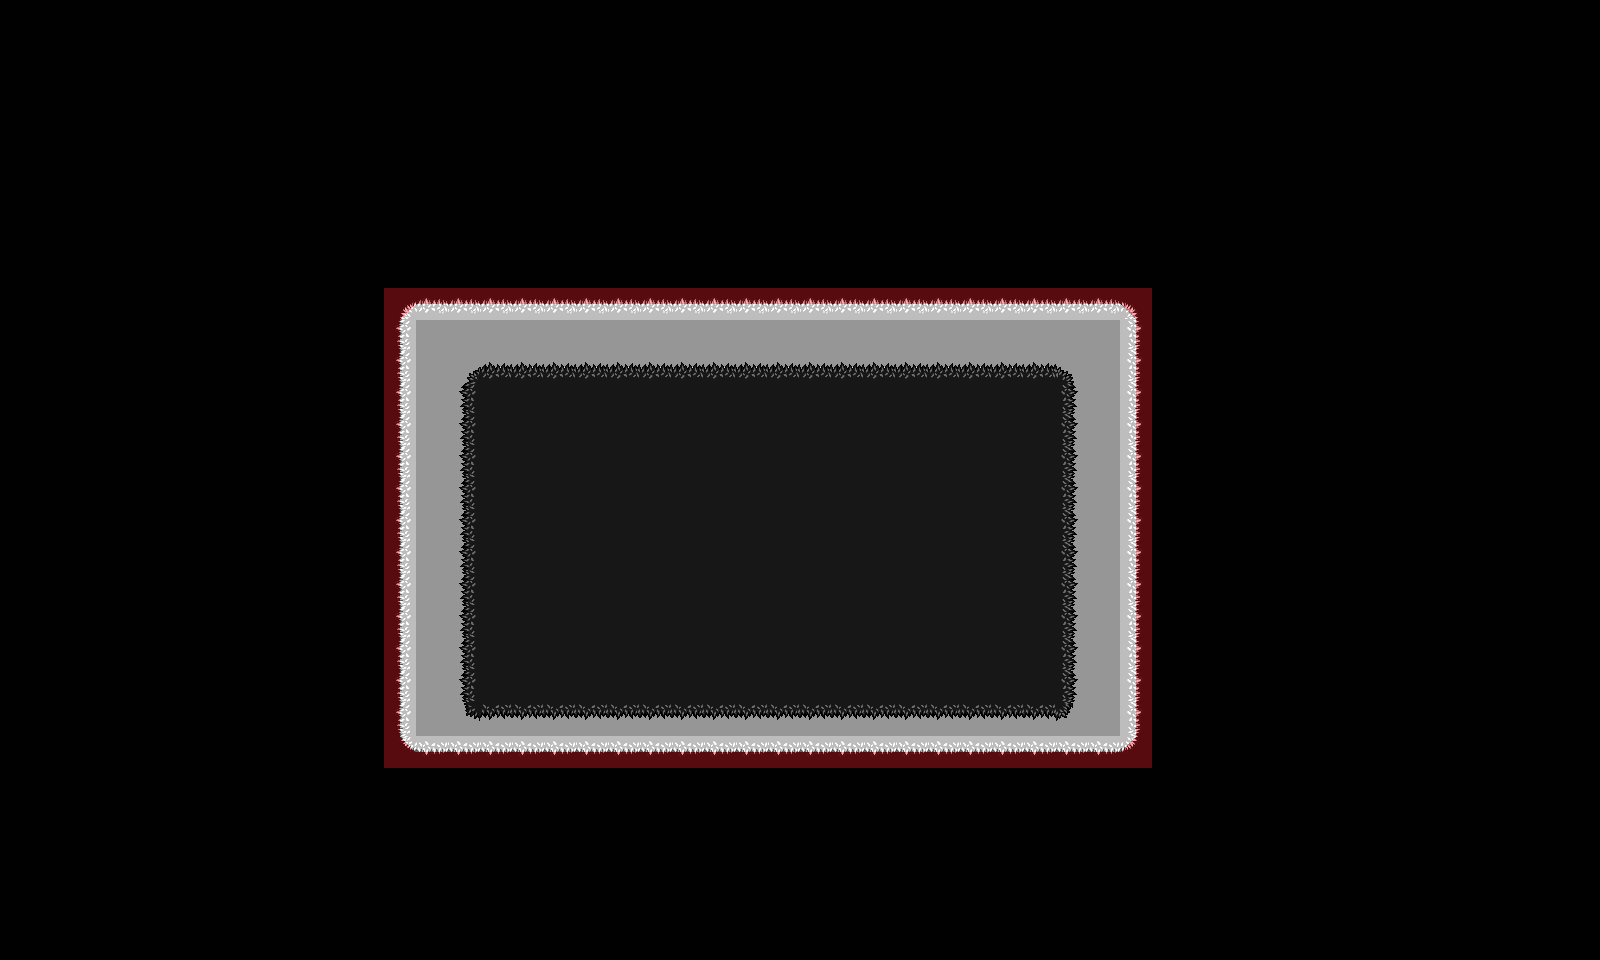

A 2D game scene composited from a Tiled map and its tileset images. What follows is a short description and the map's XML, with each tile layer's data collapsed to a summary:
An orthogonal 50x30 tile map with 32x32 px tiles, 6 tile layers (Background, Ground, Overground, GroundObjects, ...), 53 tilesets and 18 objects.

<map version="1.0" orientation="orthogonal" renderorder="right-down" width="50" height="30" tilewidth="32" tileheight="32" nextobjectid="19">
 <tileset firstgid="1" name="col_half_right" tilewidth="32" tileheight="32" tilecount="1" columns="1">
  <image source="../col_half_right.png" width="32" height="32" />
  <tile id="0">
   <objectgroup draworder="index">
    <object id="2" x="16" y="0" width="16" height="32" />
   </objectgroup>
  </tile>
 </tileset>
 <tileset firstgid="2" name="col_half_left" tilewidth="32" tileheight="32" tilecount="1" columns="1">
  <image source="../col_half_left.png" width="32" height="32" />
  <tile id="0">
   <objectgroup draworder="index">
    <object id="1" x="0" y="0" width="16" height="32" />
   </objectgroup>
  </tile>
 </tileset>
 <tileset firstgid="3" name="col_half_bottom" tilewidth="32" tileheight="32" tilecount="1" columns="1">
  <image source="../col_half_bottom.png" width="32" height="32" />
  <tile id="0">
   <objectgroup draworder="index">
    <object id="1" x="0" y="16" width="32" height="16" />
   </objectgroup>
  </tile>
 </tileset>
 <tileset firstgid="4" name="col_half_top" tilewidth="32" tileheight="32" tilecount="1" columns="1">
  <image source="../col_half_top.png" width="32" height="32" />
  <tile id="0">
   <objectgroup draworder="index">
    <object id="1" x="0" y="0" width="32" height="16" />
   </objectgroup>
  </tile>
 </tileset>
 <tileset firstgid="5" name="water" tilewidth="32" tileheight="32" tilecount="18" columns="3">
  <image source="../LPC Base Assets/LPC Base Assets/tiles/water.png" width="96" height="192" />
 </tileset>
 <tileset firstgid="23" name="grass" tilewidth="32" tileheight="32" tilecount="18" columns="3">
  <image source="../LPC Base Assets/LPC Base Assets/tiles/grass.png" width="96" height="192" />
  <terraintypes>
   <terrain name="grass" tile="-1">
    <properties>
     <property name="unity:tag" value="DoorsLayer" />
    </properties>
   </terrain>
  </terraintypes>
  <tile id="1" terrain="0,0,0," />
  <tile id="2" terrain="0,0,,0" />
  <tile id="4" terrain="0,,0,0" />
  <tile id="5" terrain=",0,0,0" />
  <tile id="6" terrain=",,,0" />
  <tile id="7" terrain=",,0,0" />
  <tile id="8" terrain=",,0," />
  <tile id="9" terrain=",0,,0" />
  <tile id="10" terrain="0,0,0,0" />
  <tile id="11" terrain="0,,0," />
  <tile id="12" terrain=",0,," />
  <tile id="13" terrain="0,0,," />
  <tile id="14" terrain="0,,," />
 </tileset>
 <tileset firstgid="41" name="col_triangle1" tilewidth="32" tileheight="32" tilecount="1" columns="1">
  <image source="../col_triangle1.png" width="32" height="32" />
  <tile id="0">
   <objectgroup draworder="index">
    <object id="1" x="32" y="15.9091">
     <polygon points="0,0 -16,15.9091 0,16.0909" />
    </object>
   </objectgroup>
  </tile>
 </tileset>
 <tileset firstgid="42" name="col_triangle2" tilewidth="32" tileheight="32" tilecount="1" columns="1">
  <image source="../col_triangle2.png" width="32" height="32" />
  <tile id="0">
   <objectgroup draworder="index">
    <object id="1" x="0.181818" y="15.8182">
     <polygon points="0,0 16,16.0909 -0.181818,16.1818" />
    </object>
   </objectgroup>
  </tile>
 </tileset>
 <tileset firstgid="43" name="col_triangle3" tilewidth="32" tileheight="32" tilecount="1" columns="1">
  <image source="../col_triangle3.png" width="32" height="32" />
  <tile id="0">
   <objectgroup draworder="index">
    <object id="1" x="-0.181818" y="15.7273">
     <polygon points="0,0 16.1818,-15.7273 0.181818,-15.7273" />
    </object>
   </objectgroup>
  </tile>
 </tileset>
 <tileset firstgid="44" name="col_triangle4" tilewidth="32" tileheight="32" tilecount="1" columns="1">
  <image source="../col_triangle4.png" width="32" height="32" />
  <tile id="0">
   <objectgroup draworder="index">
    <object id="1" x="16.0909" y="0">
     <polygon points="0,0 15.8182,16 15.9091,0" />
    </object>
   </objectgroup>
  </tile>
 </tileset>
 <tileset firstgid="45" name="col_triangle_inv4" tilewidth="32" tileheight="32" tilecount="1" columns="1">
  <image source="../col_triangle_inv4.png" width="32" height="32" />
  <tile id="0">
   <objectgroup draworder="index">
    <object id="2" x="16.0909" y="0">
     <polygon points="0,0 15.9091,0 15.9091,32 -16.0909,32 -16.2727,16.4545" />
    </object>
   </objectgroup>
  </tile>
 </tileset>
 <tileset firstgid="46" name="col_triangle_inv1" tilewidth="32" tileheight="32" tilecount="1" columns="1">
  <image source="../col_triangle_inv1.png" width="32" height="32" />
  <tile id="0">
   <objectgroup draworder="index">
    <object id="1" x="-0.0909091" y="-0.0909091">
     <polyline points="0,0 15.7273,-0.0909091 32,16.0909 32.0909,32.0909 0.0909091,32.0909 0.0909091,0.0909091" />
    </object>
   </objectgroup>
  </tile>
 </tileset>
 <tileset firstgid="47" name="col_triangle_inv2" tilewidth="32" tileheight="32" tilecount="1" columns="1">
  <image source="../col_triangle_inv2.png" width="32" height="32" />
  <tile id="0">
   <objectgroup draworder="index">
    <object id="1" x="0.272727" y="-0.0909091">
     <polyline points="0,0 31.7273,0.0909091 31.7273,15.8182 15.8182,32 -0.272727,32.0909 -0.272727,0.0909091" />
    </object>
   </objectgroup>
  </tile>
 </tileset>
 <tileset firstgid="48" name="col_triangle_inv3" tilewidth="32" tileheight="32" tilecount="1" columns="1">
  <image source="../col_triangle_inv3.png" width="32" height="32" />
  <tile id="0">
   <objectgroup draworder="index">
    <object id="1" x="0" y="-0.0909091">
     <polyline points="0,0 32,0.0909091 32,32.0909 16.1818,32 0.0909091,16 0,0.0909091" />
    </object>
   </objectgroup>
  </tile>
 </tileset>
 <tileset firstgid="49" name="cement" tilewidth="32" tileheight="32" tilecount="18" columns="3">
  <image source="../LPC Base Assets/LPC Base Assets/tiles/cement.png" width="96" height="192" />
 </tileset>
 <tileset firstgid="67" name="cementstair" tilewidth="32" tileheight="32" tilecount="20" columns="5">
  <image source="../LPC Base Assets/LPC Base Assets/tiles/cementstair.png" width="160" height="128" />
 </tileset>
 <tileset firstgid="87" name="chests" tilewidth="32" tileheight="32" tilecount="6" columns="2">
  <image source="../LPC Base Assets/LPC Base Assets/tiles/chests.png" width="64" height="96" />
 </tileset>
 <tileset firstgid="93" name="country" tilewidth="32" tileheight="32" tilecount="20" columns="5">
  <image source="../LPC Base Assets/LPC Base Assets/tiles/country.png" width="160" height="128" />
 </tileset>
 <tileset firstgid="113" name="cup" tilewidth="32" tileheight="32" tilecount="2" columns="1">
  <image source="../LPC Base Assets/LPC Base Assets/tiles/cup.png" width="32" height="64" />
 </tileset>
 <tileset firstgid="115" name="dirt" tilewidth="32" tileheight="32" tilecount="18" columns="3">
  <image source="../LPC Base Assets/LPC Base Assets/tiles/dirt.png" width="96" height="192" />
  <terraintypes>
   <terrain name="dirt" tile="-1" />
  </terraintypes>
  <tile id="1" terrain="0,0,0," />
  <tile id="2" terrain="0,0,,0" />
  <tile id="4" terrain="0,,0,0" />
  <tile id="5" terrain=",0,0,0" />
  <tile id="6" terrain=",,,0" />
  <tile id="7" terrain=",,0,0" />
  <tile id="8" terrain=",,0," />
  <tile id="9" terrain=",0,,0" />
  <tile id="10" terrain="0,0,0,0" />
  <tile id="11" terrain="0,,0," />
  <tile id="12" terrain=",0,," />
  <tile id="13" terrain="0,0,," />
  <tile id="14" terrain="0,,," />
 </tileset>
 <tileset firstgid="133" name="dirt2" tilewidth="32" tileheight="32" tilecount="18" columns="3">
  <image source="../LPC Base Assets/LPC Base Assets/tiles/dirt2.png" width="96" height="192" />
 </tileset>
 <tileset firstgid="151" name="dungeon" tilewidth="32" tileheight="32" tilecount="104" columns="13">
  <image source="../LPC Base Assets/LPC Base Assets/tiles/dungeon.png" width="416" height="256" />
 </tileset>
 <tileset firstgid="255" name="grass" tilewidth="32" tileheight="32" tilecount="18" columns="3">
  <image source="../LPC Base Assets/LPC Base Assets/tiles/grass.png" width="96" height="192" />
 </tileset>
 <tileset firstgid="273" name="grassalt" tilewidth="32" tileheight="32" tilecount="18" columns="3">
  <image source="../LPC Base Assets/LPC Base Assets/tiles/grassalt.png" width="96" height="192" />
  <terraintypes>
   <terrain name="grass2" tile="-1" />
  </terraintypes>
  <tile id="1" terrain="0,0,0," />
  <tile id="2" terrain="0,0,,0" />
  <tile id="4" terrain="0,,0,0" />
  <tile id="5" terrain=",0,0,0" />
  <tile id="6" terrain=",,,0" />
  <tile id="7" terrain=",,0,0" />
  <tile id="8" terrain=",,0," />
  <tile id="9" terrain=",0,,0" />
  <tile id="10" terrain="0,0,0,0" />
  <tile id="11" terrain="0,,0," />
  <tile id="12" terrain=",0,," />
  <tile id="13" terrain="0,0,," />
  <tile id="14" terrain="0,,," />
 </tileset>
 <tileset firstgid="291" name="hole" tilewidth="32" tileheight="32" tilecount="18" columns="3">
  <image source="../LPC Base Assets/LPC Base Assets/tiles/hole.png" width="96" height="192" />
 </tileset>
 <tileset firstgid="309" name="holek" tilewidth="32" tileheight="32" tilecount="18" columns="3">
  <image source="../LPC Base Assets/LPC Base Assets/tiles/holek.png" width="96" height="192" />
 </tileset>
 <tileset firstgid="327" name="holemid" tilewidth="32" tileheight="32" tilecount="18" columns="3">
  <image source="../LPC Base Assets/LPC Base Assets/tiles/holemid.png" width="96" height="192" />
 </tileset>
 <tileset firstgid="345" name="house" tilewidth="32" tileheight="32" tilecount="63" columns="9">
  <image source="../LPC Base Assets/LPC Base Assets/tiles/house.png" width="288" height="224" />
 </tileset>
 <tileset firstgid="408" name="inside" tilewidth="32" tileheight="32" tilecount="100" columns="10">
  <image source="../LPC Base Assets/LPC Base Assets/tiles/inside.png" width="320" height="320" />
 </tileset>
 <tileset firstgid="508" name="kitchen" tilewidth="32" tileheight="32" tilecount="8" columns="2">
  <image source="../LPC Base Assets/LPC Base Assets/tiles/kitchen.png" width="64" height="128" />
 </tileset>
 <tileset firstgid="516" name="lava" tilewidth="32" tileheight="32" tilecount="18" columns="3">
  <image source="../LPC Base Assets/LPC Base Assets/tiles/lava.png" width="96" height="192" />
 </tileset>
 <tileset firstgid="534" name="lavarock" tilewidth="32" tileheight="32" tilecount="18" columns="3">
  <image source="../LPC Base Assets/LPC Base Assets/tiles/lavarock.png" width="96" height="192" />
  <terraintypes>
   <terrain name="lavarock" tile="-1" />
  </terraintypes>
  <tile id="1" terrain="0,0,0," />
  <tile id="2" terrain="0,0,,0" />
  <tile id="4" terrain="0,,0,0" />
  <tile id="5" terrain=",0,0,0" />
  <tile id="6" terrain=",,,0" />
  <tile id="7" terrain=",,0,0" />
  <tile id="8" terrain=",,0," />
  <tile id="9" terrain=",0,,0" />
  <tile id="10" terrain="0,0,0,0" />
  <tile id="11" terrain="0,,0," />
  <tile id="12" terrain=",0,," />
  <tile id="13" terrain="0,0,," />
  <tile id="14" terrain="0,,," />
 </tileset>
 <tileset firstgid="552" name="mountains" tilewidth="32" tileheight="32" tilecount="108" columns="12">
  <image source="../LPC Base Assets/LPC Base Assets/tiles/mountains.png" width="384" height="288" />
 </tileset>
 <tileset firstgid="660" name="rock" tilewidth="32" tileheight="32" tilecount="2" columns="2">
  <image source="../LPC Base Assets/LPC Base Assets/tiles/rock.png" width="64" height="32" />
 </tileset>
 <tileset firstgid="662" name="signs" tilewidth="32" tileheight="32" tilecount="6" columns="3">
  <image source="../LPC Base Assets/LPC Base Assets/tiles/signs.png" width="96" height="64" />
 </tileset>
 <tileset firstgid="668" name="stairs" tilewidth="32" tileheight="32" tilecount="112" columns="8">
  <image source="../LPC Base Assets/LPC Base Assets/tiles/stairs.png" width="256" height="448" />
 </tileset>
 <tileset firstgid="780" name="treetop" tilewidth="32" tileheight="32" tilecount="42" columns="6">
  <image source="../LPC Base Assets/LPC Base Assets/tiles/treetop.png" width="192" height="224" />
 </tileset>
 <tileset firstgid="822" name="trunk" tilewidth="32" tileheight="32" tilecount="18" columns="6">
  <image source="../LPC Base Assets/LPC Base Assets/tiles/trunk.png" width="192" height="96" />
 </tileset>
 <tileset firstgid="840" name="victoria" tilewidth="32" tileheight="32" tilecount="55" columns="11">
  <image source="../LPC Base Assets/LPC Base Assets/tiles/victoria.png" width="352" height="160" />
 </tileset>
 <tileset firstgid="895" name="water" tilewidth="32" tileheight="32" tilecount="18" columns="3">
  <image source="../LPC Base Assets/LPC Base Assets/tiles/water.png" width="96" height="192" />
 </tileset>
 <tileset firstgid="913" name="waterfall" tilewidth="32" tileheight="32" tilecount="15" columns="3">
  <image source="../LPC Base Assets/LPC Base Assets/tiles/waterfall.png" width="96" height="160" />
 </tileset>
 <tileset firstgid="928" name="watergrass" tilewidth="32" tileheight="32" tilecount="18" columns="3">
  <image source="../LPC Base Assets/LPC Base Assets/tiles/watergrass.png" width="96" height="192" />
 </tileset>
 <tileset firstgid="946" name="barrel" tilewidth="32" tileheight="32" tilecount="8" columns="4">
  <image source="../LPC Base Assets/LPC Base Assets/tiles/barrel.png" width="128" height="64" />
 </tileset>
 <tileset firstgid="954" name="brackish" tilewidth="32" tileheight="32" tilecount="18" columns="3">
  <image source="../LPC Base Assets/LPC Base Assets/tiles/brackish.png" width="96" height="192" />
 </tileset>
 <tileset firstgid="972" name="bridges" tilewidth="32" tileheight="32" tilecount="42" columns="6">
  <image source="../LPC Base Assets/LPC Base Assets/tiles/bridges.png" width="192" height="224" />
 </tileset>
 <tileset firstgid="1014" name="buckets" tilewidth="32" tileheight="32" tilecount="6" columns="3">
  <image source="../LPC Base Assets/LPC Base Assets/tiles/buckets.png" width="96" height="64" />
 </tileset>
 <tileset firstgid="1020" name="cabinets" tilewidth="32" tileheight="32" tilecount="78" columns="6">
  <image source="../LPC Base Assets/LPC Base Assets/tiles/cabinets.png" width="192" height="416" />
 </tileset>
 <tileset firstgid="1098" name="castle_lightsources" tilewidth="32" tileheight="32" tilecount="20" columns="5">
  <image source="../LPC Base Assets/LPC Base Assets/tiles/castle_lightsources.png" width="160" height="128" />
 </tileset>
 <tileset firstgid="1118" name="castle_outside" tilewidth="32" tileheight="32" tilecount="187" columns="17">
  <image source="../LPC Base Assets/LPC Base Assets/tiles/castle_outside.png" width="544" height="352" />
 </tileset>
 <tileset firstgid="1305" name="castlefloors" tilewidth="32" tileheight="32" tilecount="100" columns="10">
  <image source="../LPC Base Assets/LPC Base Assets/tiles/castlefloors.png" width="320" height="320" />
 </tileset>
 <tileset firstgid="1405" name="castlefloors_outside" tilewidth="32" tileheight="32" tilecount="20" columns="4">
  <image source="../LPC Base Assets/LPC Base Assets/tiles/castlefloors_outside.png" width="128" height="160" />
 </tileset>
 <tileset firstgid="1425" name="castlewalls" tilewidth="32" tileheight="32" tilecount="180" columns="12">
  <image source="../LPC Base Assets/LPC Base Assets/tiles/castlewalls.png" width="384" height="480" />
 </tileset>
 <tileset firstgid="1605" name="red_tile" tilewidth="32" tileheight="32" tilecount="1" columns="1">
  <image source="../red_tile.png" width="32" height="32" />
  <tile id="0">
   <objectgroup draworder="index">
    <object id="1" x="0" y="0" width="32" height="32" />
   </objectgroup>
  </tile>
 </tileset>
 <layer name="Background" width="50" height="30">
  <properties>
   <property name="unity:sortingLayerName" value="Background" />
  </properties>
  <data>[1500 cells, 1500 non-empty, 1 distinct tile ids]</data>
 </layer>
 <layer name="Ground" width="50" height="30">
  <properties>
   <property name="unity:sortingLayerName" value="Ground" />
  </properties>
  <data>[1500 cells, 360 non-empty, 9 distinct tile ids]</data>
 </layer>
 <layer name="Overground" width="50" height="30">
  <properties>
   <property name="unity:sortingLayerName" value="Overground" />
  </properties>
  <data>[1500 cells, 240 non-empty, 9 distinct tile ids]</data>
 </layer>
 <layer name="GroundObjects" width="50" height="30">
  <properties>
   <property name="unity:sortingLayerName" value="GroundObjects" />
  </properties>
  <data>[1500 cells, 0 non-empty, 0 distinct tile ids]</data>
 </layer>
 <layer name="TopObjects" width="50" height="30">
  <properties>
   <property name="unity:sortingLayerName" value="TopObjects" />
  </properties>
  <data>[1500 cells, 0 non-empty, 0 distinct tile ids]</data>
 </layer>
 <layer name="Collision" width="50" height="30" opacity="0.37">
  <data>[1500 cells, 74 non-empty, 8 distinct tile ids]</data>
 </layer>
 <objectgroup name="Spawns">
  <properties>
   <property name="unity:tag" value="SpawnLayer" />
  </properties>
  <object id="3" x="965.5" y="686" width="10" height="10">
   <properties>
    <property name="SpawnName" value="Player" />
    <property name="SpawnNumber" value="1" />
   </properties>
   <ellipse />
  </object>
  <object id="4" x="501" y="346.333" width="120" height="120">
   <properties>
    <property name="SpawnName" value="StompStompEnemy" />
    <property name="SpawnNumber" value="1" />
   </properties>
   <ellipse />
  </object>
 </objectgroup>
 <objectgroup name="Doors">
  <properties>
   <property name="unity:tag" value="DoorsLayer" />
  </properties>
  <object id="10" x="861.667" y="151.333" width="380" height="45.3333">
   <properties>
    <property name="DoorType" value="Up" />
   </properties>
  </object>
  <object id="14" x="389.333" y="790.334" width="330.667" height="41.3333">
   <properties>
    <property name="DoorType" value="Down" />
   </properties>
  </object>
 </objectgroup>
 <objectgroup name="Items">
  <object id="17" x="625" y="664" width="24" height="24">
   <properties>
    <property name="ItemCategory" value="Hearts" />
   </properties>
   <ellipse />
  </object>
 </objectgroup>
</map>
